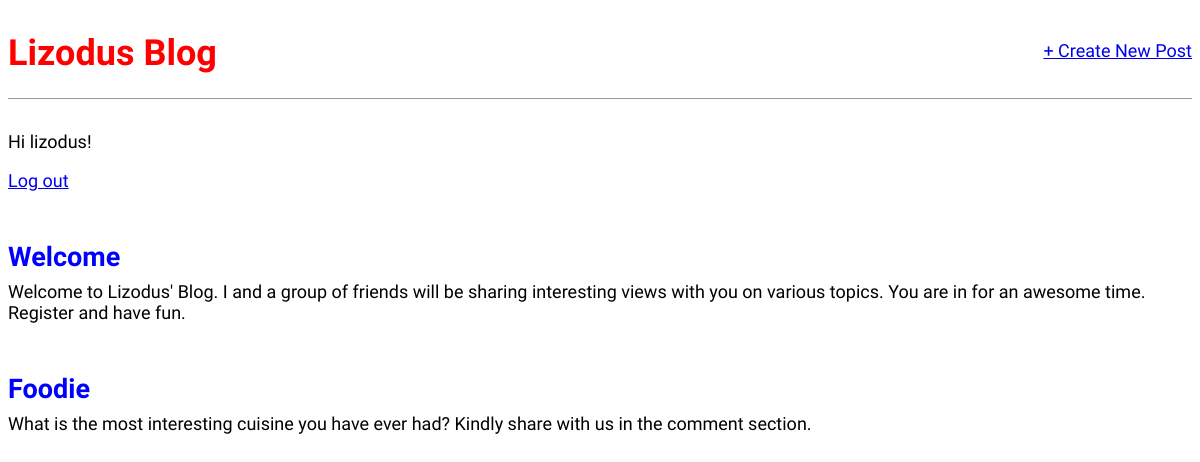
The app's page / (signed in), older data.
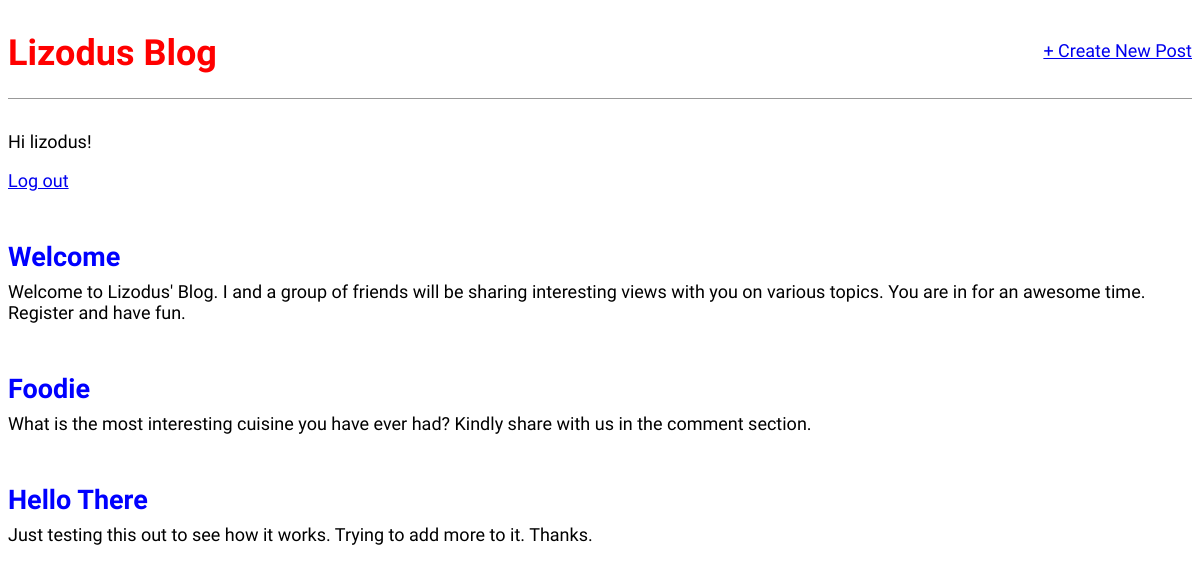
The same page, newer data.
### blog/models.py (models this page shows, shortened)
class Post(models.Model):
  title = models.CharField(max_length=200)
  author = models.ForeignKey('auth.User', on_delete=models.CASCADE,)
  body = models.TextField()

### blog/views.py (the view)
# urls.py: path('', BlogListView.as_view(), name='home'),
class BlogListView(LoginRequiredMixin, ListView):
  model = Post
  template_name = 'home.html'

### templates/home.html (shortened to what this page needs)
{% extends 'base.html' %} {% block content %} {% for post in object_list %}
<div class="post-entry" style="margin-top: 50px;">
  <h2><a href="{% url 'post_detail' post.pk %}">{{ post.title }}</a></h2>
  <p>{{ post.body }}</p>
</div>
{% endfor %} {% endblock content %}

### templates/base.html (shortened to what this page needs)
{% load static %}
<!DOCTYPE html>
<html lang="en">
  <head>
    <link rel="stylesheet" href="{% static 'css/base.css' %}" />
  </head>
  <body>
    <header>
      <div class="nav-left">
        <h1><a href="{% url 'home' %}">Lizodus Blog</a></h1>
      </div>
      <div class="nav-right">
        <a href="{% url 'post_new' %}">+ Create New Post</a>
      </div>
    </header>
    {% if user.is_authenticated %}
    <p>Hi {{ user.username }}!</p>
    <p><a href="{% url 'logout' %}">Log out</a></p>
    {% endif %} {% block content %} {% endblock content %}
  </body>
</html>

### static/css/base.css (style rules this page uses)
body { font-family: 'Source Sans Pro', sans-serif; font-size: 18px; }
header { border-bottom: 1px solid #999; margin-bottom: 2rem; display: flex; }
header h1 a { color: red; text-decoration: none; }
.nav-left { margin-right: auto; }
.nav-right { display: flex; padding-top: 2rem; }
.post-entry { margin-bottom: 2rem; }
.post-entry h2 { margin: 0.5rem 0; }
.post-entry h2 a, .post-entry h2 a:visited { color: blue; text-decoration: none; }
.post-entry p { margin: 0; font-weight: 400; }

Row changes from the older to the newer data that the page shows:
added Post: title "Hello There", body "Just testing this out to see how it works. Trying to add more to it. Thanks."
